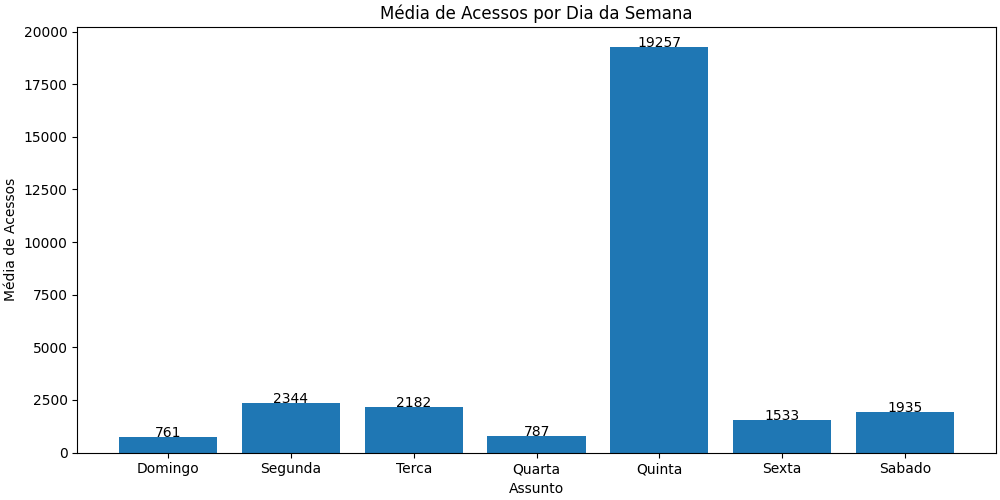

Write the Python code that produced this figure.
import sqlite3 as sql
import pandas as pd
import numpy as np
from matplotlib import pyplot as plt

def get_pt_weekday(day):
    return ['segunda', 'terca', 'quarta', 'quinta', 'sexta', 'sabado', 'domingo'][day]

if __name__ == '__main__':
    with sql.connect('database.db') as conn:
        query = 'SELECT acessos, data_coleta FROM data;'
        df = pd.read_sql_query(query, conn)
        to_group = ['data_coleta']
        grouped_df = df.groupby(to_group).apply(lambda x: np.sum(x['acessos'])).reset_index()
        grouped_df.rename(columns={0: 'acessos'}, inplace=True)
        grouped_df['acessos'] = grouped_df['acessos'].diff()
        grouped_df['data_coleta'] = pd.to_datetime(grouped_df['data_coleta'])
        grouped_df['dia_semana'] = grouped_df['data_coleta'].apply(lambda data_coleta: get_pt_weekday(data_coleta.weekday()))
        data_df = grouped_df[['dia_semana', 'acessos']].groupby('dia_semana').mean().reset_index()
        data_df['acessos'] = data_df['acessos'].astype(int)
        ordem_dias_semana = ['domingo', 'segunda', 'terca', 'quarta', 'quinta', 'sexta', 'sabado']
        data_df['dia_semana'] = pd.Categorical(data_df['dia_semana'], categories=ordem_dias_semana, ordered=True)
        data_df = data_df.sort_values(by='dia_semana')
        fig, ax = plt.subplots(figsize=(10, 5), layout='constrained')
        ax.bar(data_df['dia_semana'].apply(lambda x: x.title()), data_df['acessos'])
        x = data_df['dia_semana'].values.tolist()
        y = data_df['acessos'].values.tolist()
        for i, v in enumerate(y):
            plt.text(i, v, str(v), ha='center')
        plt.title('Média de Acessos por Dia da Semana')
        plt.xlabel('Assunto')
        plt.ylabel('Média de Acessos')
        plt.show()
